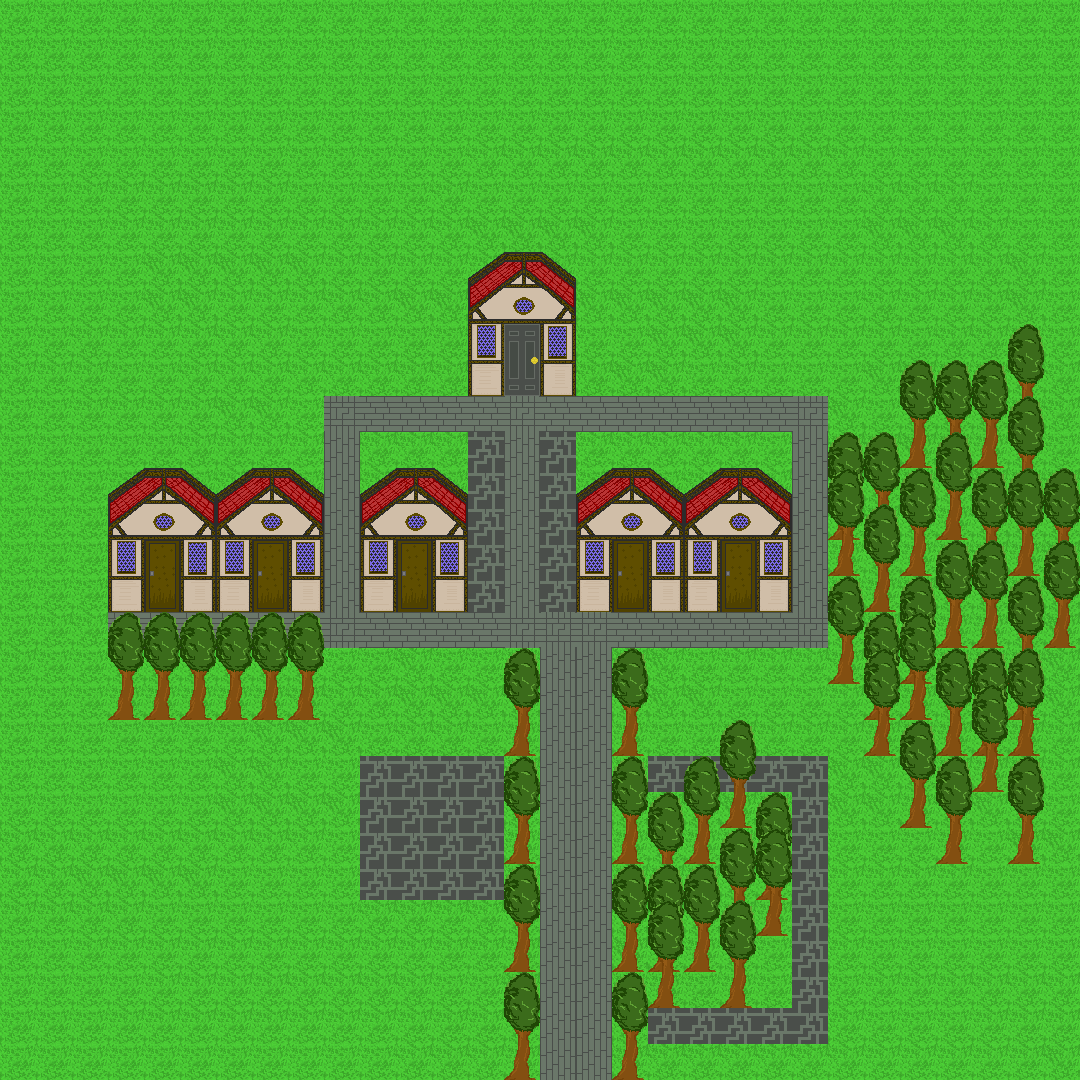

Tiled map render using the project's own tile images. Description and the map definition, with tile-layer contents summarised, below:
An orthogonal 30x30 tile map with 36x36 px tiles, 4 tile layers (Background, graphics, graphics_2, graphics_3) and 16 objects.

<map version="1.0" orientation="orthogonal" width="30" height="30" tilewidth="36" tileheight="36">
 <tileset firstgid="1" name="Tildes" tilewidth="36" tileheight="36">
  <image source="self_made/Tildes.png" trans="ffffff" width="360" height="144" />
 </tileset>
 <layer name="Background" width="30" height="30">
  <data>[900 cells, 900 non-empty, 4 distinct tile ids]</data>
 </layer>
 <layer name="graphics" width="30" height="30">
  <data>[900 cells, 271 non-empty, 21 distinct tile ids]</data>
 </layer>
 <layer name="graphics_2" width="30" height="30">
  <data>[900 cells, 57 non-empty, 3 distinct tile ids]</data>
 </layer>
 <layer name="graphics_3" width="30" height="30">
  <data>[900 cells, 24 non-empty, 3 distinct tile ids]</data>
 </layer>
 <objectgroup name="doors" width="30" height="30">
  <object x="613" y="541" width="36" height="36" />
  <object x="720" y="540" width="36" height="36" />
  <object x="396" y="540" width="36" height="36" />
  <object x="252" y="540" width="36" height="36" />
  <object x="144" y="540" width="36" height="36" />
  <object x="504" y="324" width="36" height="36" />
 </objectgroup>
 <objectgroup name="vegetation" width="30" height="30">
  <object x="828" y="432" width="252" height="252" />
  <object x="1008" y="396" width="36" height="36" />
  <object x="864" y="684" width="180" height="72" />
  <object x="900" y="756" width="72" height="108" />
  <object x="972" y="756" width="72" height="36" />
  <object x="1008" y="792" width="36" height="72" />
  <object x="504" y="720" width="36" height="360" />
  <object x="648" y="792" width="144" height="216" />
  <object x="108" y="684" width="216" height="36" />
  <object x="612" y="720" width="36" height="360" />
 </objectgroup>
</map>